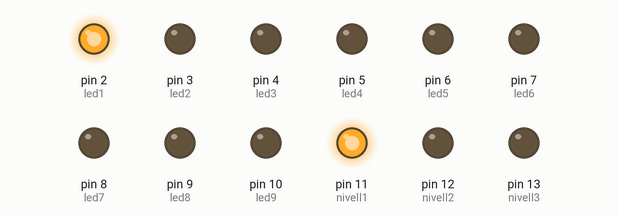
Bench run of a sketch on a simulated Arduino Uno, built with avr-gcc and run on an emulated ATmega328P. On the bench: output pins drawn as LEDs (lit = HIGH).

Above: at 0.2 s.
At 2.2 s:
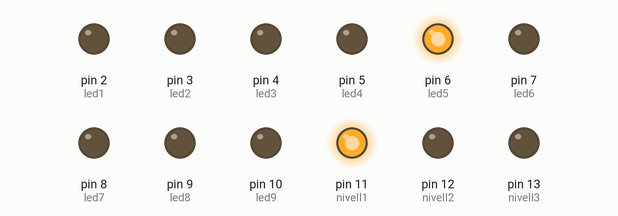
At 4.2 s:
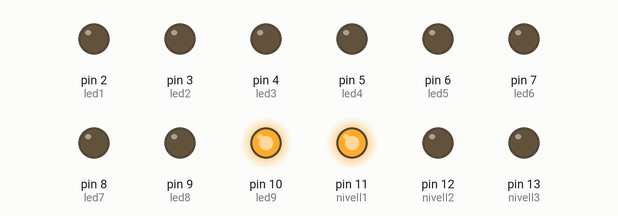
At 8.7 s:
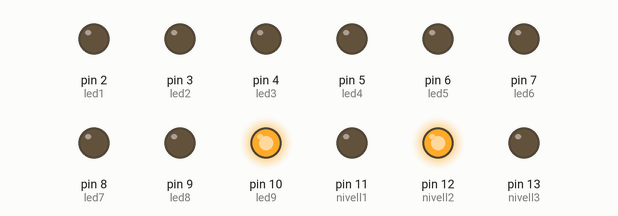
At 12.7 s:
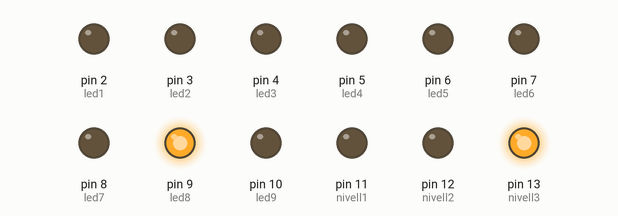
At 17.2 s:
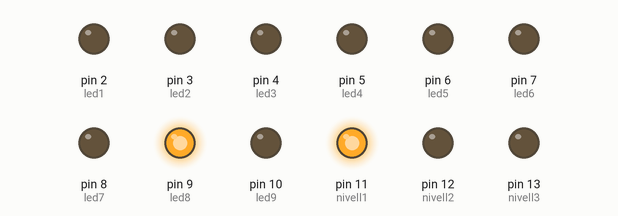
Timing chart, 0 to 17.6 s (numbered marks = the images above):
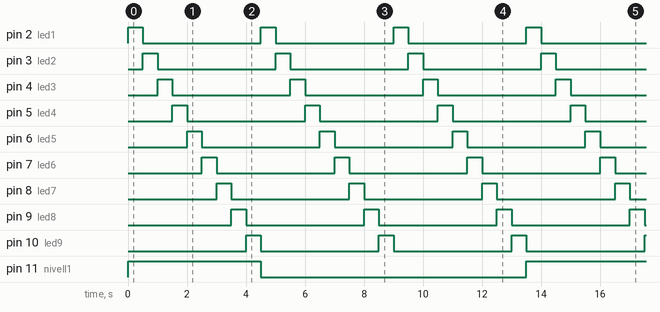

Measured:
- by itself, pin 11 (nivell1), pin 12 (nivell2), pin 13 (nivell3): alternates HIGH for 4.5 s and LOW for 9.0 s
- by itself, pin 2 (led1), pin 3 (led2), pin 4 (led3), pin 5 (led4), pin 6 (led5), pin 7 (led6), pin 8 (led7), pin 9 (led8), pin 10 (led9): alternates HIGH for 0.50 s and LOW for 4.0 s
- by itself, everything shown: repeats every 13.5 s, in 27 steps

The sketch:

pr1.ino
```cpp
/**********************************************************************************
**                                                                               **
**                       Examen Arayd 8 LED's y mes                              **
**                                                                               **
** Mihai Anton                                                         25/2/2019 **
**********************************************************************************/
//********** Includes *************************************************************
//********** Variables ************************************************************
const int led1 = 2;          // donar nom al pin 2 de l’Arduino
const int led2 = 3;          // donar nom al pin 3 de l’Arduino
const int led3 = 4;          // donar nom al pin 4 de l’Arduino
const int led4 = 5;          // donar nom al pin 5 de l’Arduino
const int led5 = 6;          // donar nom al pin 6 de l’Arduino
const int led6 = 7;          // donar nom al pin 7 de l’Arduino
const int led7 = 8;          // donar nom al pin 8 de l’Arduino
const int led8 = 9;          // donar nom al pin 9 de l’Arduino
const int led9 = 10;         // donar nom al pin 10 de l’Arduino
const int nivell1 = 11;     // donar nom al pin 11 de l’Arduino
const int nivell2 = 12;     // donar nom al pin 12 de l’Arduino
const int nivell3 = 13;     // donar nom al pin 13 de l’Arduino
//********** Setup ****************************************************************
void setup()
{
  pinMode(led1, OUTPUT);     // definir el pin 2 com una sortida
  pinMode(led2, OUTPUT);     // definir el pin 3 com una sortida
  pinMode(led3, OUTPUT);     // definir el pin 4 com una sortida
  pinMode(led4, OUTPUT);     // definir el pin 5 com una sortida
  pinMode(led5, OUTPUT);     // definir el pin 6 com una sortida
  pinMode(led6, OUTPUT);     // definir el pin 7 com una sortida
  pinMode(led7, OUTPUT);     // definir el pin 8 com una sortida
  pinMode(led8, OUTPUT);     // definir el pin 9 com una sortida
  pinMode(led9, OUTPUT);     // definir el pin 10 com una sortida
  pinMode(nivell1, OUTPUT);     // definir el pin 11 com una sortida
  pinMode(nivell2, OUTPUT);     // definir el pin 12 com una sortida
  pinMode(nivell3, OUTPUT);     // definir el pin 13 com una sortida
}
//********** Loop *****************************************************************
void loop()
{
    digitalWrite(led1, HIGH);    // posar a 0V el pin 5
    digitalWrite(led2, LOW);    // posar a 0V el pin 5
    digitalWrite(led3, LOW);    // posar a 0V el pin 5
    digitalWrite(led4, LOW);    // posar a 0V el pin 5
    digitalWrite(led5, LOW);    // posar a 0V el pin 5
    digitalWrite(led6, LOW);    // posar a 0V el pin 5
    digitalWrite(led7, LOW);    // posar a 0V el pin 5
    digitalWrite(led8, LOW);    // posar a 0V el pin 5
    digitalWrite(led9, LOW);    // posar a 0V el pin 5
    digitalWrite(nivell1, HIGH);    // posar a 0V el pin 5
    digitalWrite(nivell2, LOW);    // posar a 0V el pin 5
    digitalWrite(nivell3, LOW);    // posar a 0V el pin 5

    delay(500);                  // es queden leds 500ms encesos

    digitalWrite(led1, LOW);    // posar a 0V el pin 5
    digitalWrite(led2, HIGH);    // posar a 0V el pin 5
    digitalWrite(led3, LOW);    // posar a 0V el pin 5
    digitalWrite(led4, LOW);    // posar a 0V el pin 5
    digitalWrite(led5, LOW);    // posar a 0V el pin 5
    digitalWrite(led6, LOW);    // posar a 0V el pin 5
    digitalWrite(led7, LOW);    // posar a 0V el pin 5
    digitalWrite(led8, LOW);    // posar a 0V el pin 5
    digitalWrite(led9, LOW);    // posar a 0V el pin 5
    digitalWrite(nivell1, HIGH);    // posar a 0V el pin 5
    digitalWrite(nivell2, LOW);    // posar a 0V el pin 5
    digitalWrite(nivell3, LOW);    // posar a 0V el pin 5

    delay(500);                  // es queden leds 500ms encesos

    digitalWrite(led1, LOW);    // posar a 0V el pin 5
    digitalWrite(led2, LOW);    // posar a 0V el pin 5
    digitalWrite(led3, HIGH);    // posar a 0V el pin 5
    digitalWrite(led4, LOW);    // posar a 0V el pin 5
    digitalWrite(led5, LOW);    // posar a 0V el pin 5
    digitalWrite(led6, LOW);    // posar a 0V el pin 5
    digitalWrite(led7, LOW);    // posar a 0V el pin 5
    digitalWrite(led8, LOW);    // posar a 0V el pin 5
    digitalWrite(led9, LOW);    // posar a 0V el pin 5
    digitalWrite(nivell1, HIGH);    // posar a 0V el pin 5
    digitalWrite(nivell2, LOW);    // posar a 0V el pin 5
    digitalWrite(nivell3, LOW);    // posar a 0V el pin 5

    delay(500);                  // es queden leds 500ms encesos

    digitalWrite(led1, LOW);    // posar a 0V el pin 5
    digitalWrite(led2, LOW);    // posar a 0V el pin 5
    digitalWrite(led3, LOW);    // posar a 0V el pin 5
    digitalWrite(led4, HIGH);    // posar a 0V el pin 5
    digitalWrite(led5, LOW);    // posar a 0V el pin 5
    digitalWrite(led6, LOW);    // posar a 0V el pin 5
    digitalWrite(led7, LOW);    // posar a 0V el pin 5
    digitalWrite(led8, LOW);    // posar a 0V el pin 5
    digitalWrite(led9, LOW);    // posar a 0V el pin 5
    digitalWrite(nivell1, HIGH);    // posar a 0V el pin 5
    digitalWrite(nivell2, LOW);    // posar a 0V el pin 5
    digitalWrite(nivell3, LOW);    // posar a 0V el pin 5

    delay(500);                  // es queden leds 500ms encesos

    digitalWrite(led1, LOW);    // posar a 0V el pin 5
    digitalWrite(led2, LOW);    // posar a 0V el pin 5
    digitalWrite(led3, LOW);    // posar a 0V el pin 5
    digitalWrite(led4, LOW);    // posar a 0V el pin 5
    digitalWrite(led5, HIGH);    // posar a 0V el pin 5
    digitalWrite(led6, LOW);    // posar a 0V el pin 5
    digitalWrite(led7, LOW);    // posar a 0V el pin 5
    digitalWrite(led8, LOW);    // posar a 0V el pin 5
    digitalWrite(led9, LOW);    // posar a 0V el pin 5
    digitalWrite(nivell1, HIGH);    // posar a 0V el pin 5
    digitalWrite(nivell2, LOW);    // posar a 0V el pin 5
    digitalWrite(nivell3, LOW);    // posar a 0V el pin 5

    delay(500);                  // es queden leds 500ms encesos

    digitalWrite(led1, LOW);    // posar a 0V el pin 5
    digitalWrite(led2, LOW);    // posar a 0V el pin 5
    digitalWrite(led3, LOW);    // posar a 0V el pin 5
    digitalWrite(led4, LOW);    // posar a 0V el pin 5
    digitalWrite(led5, LOW);    // posar a 0V el pin 5
    digitalWrite(led6, HIGH);    // posar a 0V el pin 5
    digitalWrite(led7, LOW);    // posar a 0V el pin 5
    digitalWrite(led8, LOW);    // posar a 0V el pin 5
    digitalWrite(led9, LOW);    // posar a 0V el pin 5
    digitalWrite(nivell1, HIGH);    // posar a 0V el pin 5
    digitalWrite(nivell2, LOW);    // posar a 0V el pin 5
    digitalWrite(nivell3, LOW);    // posar a 0V el pin 5

    delay(500);                  // es queden leds 500ms encesos

    digitalWrite(led1, LOW);    // posar a 0V el pin 5
    digitalWrite(led2, LOW);    // posar a 0V el pin 5
    digitalWrite(led3, LOW);    // posar a 0V el pin 5
    digitalWrite(led4, LOW);    // posar a 0V el pin 5
    digitalWrite(led5, LOW);    // posar a 0V el pin 5
    digitalWrite(led6, LOW);    // posar a 0V el pin 5
    digitalWrite(led7, HIGH);    // posar a 0V el pin 5
    digitalWrite(led8, LOW);    // posar a 0V el pin 5
    digitalWrite(led9, LOW);    // posar a 0V el pin 5
    digitalWrite(nivell1, HIGH);    // posar a 0V el pin 5
    digitalWrite(nivell2, LOW);    // posar a 0V el pin 5
    digitalWrite(nivell3, LOW);    // posar a 0V el pin 5

    delay(500);                  // es queden leds 500ms encesos

    digitalWrite(led1, LOW);    // posar a 0V el pin 5
    digitalWrite(led2, LOW);    // posar a 0V el pin 5
    digitalWrite(led3, LOW);    // posar a 0V el pin 5
    digitalWrite(led4, LOW);    // posar a 0V el pin 5
    digitalWrite(led5, LOW);    // posar a 0V el pin 5
    digitalWrite(led6, LOW);    // posar a 0V el pin 5
    digitalWrite(led7, LOW);    // posar a 0V el pin 5
    digitalWrite(led8, HIGH);    // posar a 0V el pin 5
    digitalWrite(led9, LOW);    // posar a 0V el pin 5
    digitalWrite(nivell1, HIGH);    // posar a 0V el pin 5
    digitalWrite(nivell2, LOW);    // posar a 0V el pin 5
    digitalWrite(nivell3, LOW);    // posar a 0V el pin 5

    delay(500);                  // es queden leds 500ms encesos

    digitalWrite(led1, LOW);    // posar a 0V el pin 5
    digitalWrite(led2, LOW);    // posar a 0V el pin 5
    digitalWrite(led3, LOW);    // posar a 0V el pin 5
    digitalWrite(led4, LOW);    // posar a 0V el pin 5
    digitalWrite(led5, LOW);    // posar a 0V el pin 5
    digitalWrite(led6, LOW);    // posar a 0V el pin 5
    digitalWrite(led7, LOW);    // posar a 0V el pin 5
    digitalWrite(led8, LOW);    // posar a 0V el pin 5
    digitalWrite(led9, HIGH);    // posar a 0V el pin 5
    digitalWrite(nivell1, HIGH);    // posar a 0V el pin 5
    digitalWrite(nivell2, LOW);    // posar a 0V el pin 5
    digitalWrite(nivell3, LOW);    // posar a 0V el pin 5

    delay(500);                  // es queden leds 500ms encesos

    digitalWrite(led1, HIGH);    // posar a 0V el pin 5
    digitalWrite(led2, LOW);    // posar a 0V el pin 5
    digitalWrite(led3, LOW);    // posar a 0V el pin 5
    digitalWrite(led4, LOW);    // posar a 0V el pin 5
    digitalWrite(led5, LOW);    // posar a 0V el pin 5
    digitalWrite(led6, LOW);    // posar a 0V el pin 5
    digitalWrite(led7, LOW);    // posar a 0V el pin 5
    digitalWrite(led8, LOW);    // posar a 0V el pin 5
    digitalWrite(led9, LOW);    // posar a 0V el pin 5
    digitalWrite(nivell1, LOW);    // posar a 0V el pin 5
    digitalWrite(nivell2, HIGH);    // posar a 0V el pin 5
    digitalWrite(nivell3, LOW);    // posar a 0V el pin 5

    delay(500);                  // es queden leds 500ms encesos

    digitalWrite(led1, LOW);    // posar a 0V el pin 5
    digitalWrite(led2, HIGH);    // posar a 0V el pin 5
    digitalWrite(led3, LOW);    // posar a 0V el pin 5
    digitalWrite(led4, LOW);    // posar a 0V el pin 5
    digitalWrite(led5, LOW);    // posar a 0V el pin 5
    digitalWrite(led6, LOW);    // posar a 0V el pin 5
    digitalWrite(led7, LOW);    // posar a 0V el pin 5
    digitalWrite(led8, LOW);    // posar a 0V el pin 5
    digitalWrite(led9, LOW);    // posar a 0V el pin 5
    digitalWrite(nivell1, LOW);    // posar a 0V el pin 5
    digitalWrite(nivell2, HIGH);    // posar a 0V el pin 5
    digitalWrite(nivell3, LOW);    // posar a 0V el pin 5

    delay(500);                  // es queden leds 500ms encesos

    digitalWrite(led1, LOW);    // posar a 0V el pin 5
    digitalWrite(led2, LOW);    // posar a 0V el pin 5
    digitalWrite(led3, HIGH);    // posar a 0V el pin 5
    digitalWrite(led4, LOW);    // posar a 0V el pin 5
    digitalWrite(led5, LOW);    // posar a 0V el pin 5
    digitalWrite(led6, LOW);    // posar a 0V el pin 5
    digitalWrite(led7, LOW);    // posar a 0V el pin 5
    digitalWrite(led8, LOW);    // posar a 0V el pin 5
    digitalWrite(led9, LOW);    // posar a 0V el pin 5
    digitalWrite(nivell1, LOW);    // posar a 0V el pin 5
    digitalWrite(nivell2, HIGH);    // posar a 0V el pin 5
    digitalWrite(nivell3, LOW);    // posar a 0V el pin 5

    delay(500);                  // es queden leds 500ms encesos

    digitalWrite(led1, LOW);    // posar a 0V el pin 5
    digitalWrite(led2, LOW);    // posar a 0V el pin 5
    digitalWrite(led3, LOW);    // posar a 0V el pin 5
    digitalWrite(led4, HIGH);    // posar a 0V el pin 5
    digitalWrite(led5, LOW);    // posar a 0V el pin 5
    digitalWrite(led6, LOW);    // posar a 0V el pin 5
    digitalWrite(led7, LOW);    // posar a 0V el pin 5
    digitalWrite(led8, LOW);    // posar a 0V el pin 5
    digitalWrite(led9, LOW);    // posar a 0V el pin 5
    digitalWrite(nivell1, LOW);    // posar a 0V el pin 5
    digitalWrite(nivell2, HIGH);    // posar a 0V el pin 5
    digitalWrite(nivell3, LOW);    // posar a 0V el pin 5

    delay(500);                  // es queden leds 500ms encesos

    digitalWrite(led1, LOW);    // posar a 0V el pin 5
    digitalWrite(led2, LOW);    // posar a 0V el pin 5
    digitalWrite(led3, LOW);    // posar a 0V el pin 5
    digitalWrite(led4, LOW);    // posar a 0V el pin 5
    digitalWrite(led5, HIGH);    // posar a 0V el pin 5
    digitalWrite(led6, LOW);    // posar a 0V el pin 5
    digitalWrite(led7, LOW);    // posar a 0V el pin 5
    digitalWrite(led8, LOW);    // posar a 0V el pin 5
    digitalWrite(led9, LOW);    // posar a 0V el pin 5
    digitalWrite(nivell1, LOW);    // posar a 0V el pin 5
    digitalWrite(nivell2, HIGH);    // posar a 0V el pin 5
    digitalWrite(nivell3, LOW);    // posar a 0V el pin 5

    delay(500);                  // es queden leds 500ms encesos

    digitalWrite(led1, LOW);    // posar a 0V el pin 5
    digitalWrite(led2, LOW);    // posar a 0V el pin 5
    digitalWrite(led3, LOW);    // posar a 0V el pin 5
    digitalWrite(led4, LOW);    // posar a 0V el pin 5
    digitalWrite(led5, LOW);    // posar a 0V el pin 5
    digitalWrite(led6, HIGH);    // posar a 0V el pin 5
    digitalWrite(led7, LOW);    // posar a 0V el pin 5
    digitalWrite(led8, LOW);    // posar a 0V el pin 5
    digitalWrite(led9, LOW);    // posar a 0V el pin 5
    digitalWrite(nivell1, LOW);    // posar a 0V el pin 5
    digitalWrite(nivell2, HIGH);    // posar a 0V el pin 5
    digitalWrite(nivell3, LOW);    // posar a 0V el pin 5

    delay(500);                  // es queden leds 500ms encesos

    digitalWrite(led1, LOW);    // posar a 0V el pin 5
    digitalWrite(led2, LOW);    // posar a 0V el pin 5
    digitalWrite(led3, LOW);    // posar a 0V el pin 5
    digitalWrite(led4, LOW);    // posar a 0V el pin 5
    digitalWrite(led5, LOW);    // posar a 0V el pin 5
    digitalWrite(led6, LOW);    // posar a 0V el pin 5
    digitalWrite(led7, HIGH);    // posar a 0V el pin 5
    digitalWrite(led8, LOW);    // posar a 0V el pin 5
    digitalWrite(led9, LOW);    // posar a 0V el pin 5
    digitalWrite(nivell1, LOW);    // posar a 0V el pin 5
    digitalWrite(nivell2, HIGH);    // posar a 0V el pin 5
    digitalWrite(nivell3, LOW);    // posar a 0V el pin 5

    delay(500);                  // es queden leds 500ms encesos

    digitalWrite(led1, LOW);    // posar a 0V el pin 5
    digitalWrite(led2, LOW);    // posar a 0V el pin 5
    digitalWrite(led3, LOW);    // posar a 0V el pin 5
    digitalWrite(led4, LOW);    // posar a 0V el pin 5
    digitalWrite(led5, LOW);    // posar a 0V el pin 5
    digitalWrite(led6, LOW);    // posar a 0V el pin 5
    digitalWrite(led7, LOW);    // posar a 0V el pin 5
    digitalWrite(led8, HIGH);    // posar a 0V el pin 5
    digitalWrite(led9, LOW);    // posar a 0V el pin 5
    digitalWrite(nivell1, LOW);    // posar a 0V el pin 5
    digitalWrite(nivell2, HIGH);    // posar a 0V el pin 5
    digitalWrite(nivell3, LOW);    // posar a 0V el pin 5

    delay(500);                  // es queden leds 500ms encesos

    digitalWrite(led1, LOW);    // posar a 0V el pin 5
    digitalWrite(led2, LOW);    // posar a 0V el pin 5
    digitalWrite(led3, LOW);    // posar a 0V el pin 5
    digitalWrite(led4, LOW);    // posar a 0V el pin 5
    digitalWrite(led5, LOW);    // posar a 0V el pin 5
    digitalWrite(led6, LOW);    // posar a 0V el pin 5
    digitalWrite(led7, LOW);    // posar a 0V el pin 5
    digitalWrite(led8, LOW);    // posar a 0V el pin 5
    digitalWrite(led9, HIGH);    // posar a 0V el pin 5
    digitalWrite(nivell1, LOW);    // posar a 0V el pin 5
    digitalWrite(nivell2, HIGH);    // posar a 0V el pin 5
    digitalWrite(nivell3, LOW);    // posar a 0V el pin 5

    delay(500);                  // es queden leds 500ms encesos

    digitalWrite(led1, HIGH);    // posar a 0V el pin 5
    digitalWrite(led2, LOW);    // posar a 0V el pin 5
    digitalWrite(led3, LOW);    // posar a 0V el pin 5
    digitalWrite(led4, LOW);    // posar a 0V el pin 5
    digitalWrite(led5, LOW);    // posar a 0V el pin 5
    digitalWrite(led6, LOW);    // posar a 0V el pin 5
    digitalWrite(led7, LOW);    // posar a 0V el pin 5
    digitalWrite(led8, LOW);    // posar a 0V el pin 5
    digitalWrite(led9, LOW);    // posar a 0V el pin 5
    digitalWrite(nivell1, LOW);    // posar a 0V el pin 5
    digitalWrite(nivell2, LOW);    // posar a 0V el pin 5
    digitalWrite(nivell3, HIGH);    // posar a 0V el pin 5

    delay(500);                  // es queden leds 500ms encesos

    digitalWrite(led1, LOW);    // posar a 0V el pin 5
    digitalWrite(led2, HIGH);    // posar a 0V el pin 5
    digitalWrite(led3, LOW);    // posar a 0V el pin 5
    digitalWrite(led4, LOW);    // posar a 0V el pin 5
    digitalWrite(led5, LOW);    // posar a 0V el pin 5
    digitalWrite(led6, LOW);    // posar a 0V el pin 5
    digitalWrite(led7, LOW);    // posar a 0V el pin 5
    digitalWrite(led8, LOW);    // posar a 0V el pin 5
    digitalWrite(led9, LOW);    // posar a 0V el pin 5
    digitalWrite(nivell1, LOW);    // posar a 0V el pin 5
    digitalWrite(nivell2, LOW);    // posar a 0V el pin 5
    digitalWrite(nivell3, HIGH);    // posar a 0V el pin 5

    delay(500);                  // es queden leds 500ms encesos

    digitalWrite(led1, LOW);    // posar a 0V el pin 5
    digitalWrite(led2, LOW);    // posar a 0V el pin 5
    digitalWrite(led3, HIGH);    // posar a 0V el pin 5
    digitalWrite(led4, LOW);    // posar a 0V el pin 5
    digitalWrite(led5, LOW);    // posar a 0V el pin 5
    digitalWrite(led6, LOW);    // posar a 0V el pin 5
    digitalWrite(led7, LOW);    // posar a 0V el pin 5
    digitalWrite(led8, LOW);    // posar a 0V el pin 5
    digitalWrite(led9, LOW);    // posar a 0V el pin 5
    digitalWrite(nivell1, LOW);    // posar a 0V el pin 5
    digitalWrite(nivell2, LOW);    // posar a 0V el pin 5
    digitalWrite(nivell3, HIGH);    // posar a 0V el pin 5

    delay(500);                  // es queden leds 500ms encesos

    digitalWrite(led1, LOW);    // posar a 0V el pin 5
    digitalWrite(led2, LOW);    // posar a 0V el pin 5
    digitalWrite(led3, LOW);    // posar a 0V el pin 5
    digitalWrite(led4, HIGH);    // posar a 0V el pin 5
    digitalWrite(led5, LOW);    // posar a 0V el pin 5
    digitalWrite(led6, LOW);    // posar a 0V el pin 5
    digitalWrite(led7, LOW);    // posar a 0V el pin 5
    digitalWrite(led8, LOW);    // posar a 0V el pin 5
    digitalWrite(led9, LOW);    // posar a 0V el pin 5
    digitalWrite(nivell1, LOW);    // posar a 0V el pin 5
    digitalWrite(nivell2, LOW);    // posar a 0V el pin 5
    digitalWrite(nivell3, HIGH);    // posar a 0V el pin 5

    delay(500);                  // es queden leds 500ms encesos

    digitalWrite(led1, LOW);    // posar a 0V el pin 5
    digitalWrite(led2, LOW);    // posar a 0V el pin 5
    digitalWrite(led3, LOW);    // posar a 0V el pin 5
    digitalWrite(led4, LOW);    // posar a 0V el pin 5
    digitalWrite(led5, HIGH);    // posar a 0V el pin 5
    digitalWrite(led6, LOW);    // posar a 0V el pin 5
    digitalWrite(led7, LOW);    // posar a 0V el pin 5
    digitalWrite(led8, LOW);    // posar a 0V el pin 5
    digitalWrite(led9, LOW);    // posar a 0V el pin 5
    digitalWrite(nivell1, LOW);    // posar a 0V el pin 5
    digitalWrite(nivell2, LOW);    // posar a 0V el pin 5
    digitalWrite(nivell3, HIGH);    // posar a 0V el pin 5

    delay(500);                  // es queden leds 500ms encesos

    digitalWrite(led1, LOW);    // posar a 0V el pin 5
    digitalWrite(led2, LOW);    // posar a 0V el pin 5
    digitalWrite(led3, LOW);    // posar a 0V el pin 5
    digitalWrite(led4, LOW);    // posar a 0V el pin 5
    digitalWrite(led5, LOW);    // posar a 0V el pin 5
    digitalWrite(led6, HIGH);    // posar a 0V el pin 5
    digitalWrite(led7, LOW);    // posar a 0V el pin 5
    digitalWrite(led8, LOW);    // posar a 0V el pin 5
    digitalWrite(led9, LOW);    // posar a 0V el pin 5
    digitalWrite(nivell1, LOW);    // posar a 0V el pin 5
    digitalWrite(nivell2, LOW);    // posar a 0V el pin 5
    digitalWrite(nivell3, HIGH);    // posar a 0V el pin 5

    delay(500);                  // es queden leds 500ms encesos

    digitalWrite(led1, LOW);    // posar a 0V el pin 5
    digitalWrite(led2, LOW);    // posar a 0V el pin 5
    digitalWrite(led3, LOW);    // posar a 0V el pin 5
    digitalWrite(led4, LOW);    // posar a 0V el pin 5
    digitalWrite(led5, LOW);    // posar a 0V el pin 5
    digitalWrite(led6, LOW);    // posar a 0V el pin 5
    digitalWrite(led7, HIGH);    // posar a 0V el pin 5
    digitalWrite(led8, LOW);    // posar a 0V el pin 5
    digitalWrite(led9, LOW);    // posar a 0V el pin 5
    digitalWrite(nivell1, LOW);    // posar a 0V el pin 5
    digitalWrite(nivell2, LOW);    // posar a 0V el pin 5
    digitalWrite(nivell3, HIGH);    // posar a 0V el pin 5

    delay(500);                  // es queden leds 500ms encesos

    digitalWrite(led1, LOW);    // posar a 0V el pin 5
    digitalWrite(led2, LOW);    // posar a 0V el pin 5
    digitalWrite(led3, LOW);    // posar a 0V el pin 5
    digitalWrite(led4, LOW);    // posar a 0V el pin 5
    digitalWrite(led5, LOW);    // posar a 0V el pin 5
    digitalWrite(led6, LOW);    // posar a 0V el pin 5
    digitalWrite(led7, LOW);    // posar a 0V el pin 5
    digitalWrite(led8, HIGH);    // posar a 0V el pin 5
    digitalWrite(led9, LOW);    // posar a 0V el pin 5
    digitalWrite(nivell1, LOW);    // posar a 0V el pin 5
    digitalWrite(nivell2, LOW);    // posar a 0V el pin 5
    digitalWrite(nivell3, HIGH);    // posar a 0V el pin 5

    delay(500);                  // es queden leds 500ms encesos

    digitalWrite(led1, LOW);    // posar a 0V el pin 5
    digitalWrite(led2, LOW);    // posar a 0V el pin 5
    digitalWrite(led3, LOW);    // posar a 0V el pin 5
    digitalWrite(led4, LOW);    // posar a 0V el pin 5
    digitalWrite(led5, LOW);    // posar a 0V el pin 5
    digitalWrite(led6, LOW);    // posar a 0V el pin 5
    digitalWrite(led7, LOW);    // posar a 0V el pin 5
    digitalWrite(led8, LOW);    // posar a 0V el pin 5
    digitalWrite(led9, HIGH);    // posar a 0V el pin 5
    digitalWrite(nivell1, LOW);    // posar a 0V el pin 5
    digitalWrite(nivell2, LOW);    // posar a 0V el pin 5
    digitalWrite(nivell3, HIGH);    // posar a 0V el pin 5

    delay(500);                  // es queden leds 500ms encesos

 }
//********** Funcions *************************************************************
```
